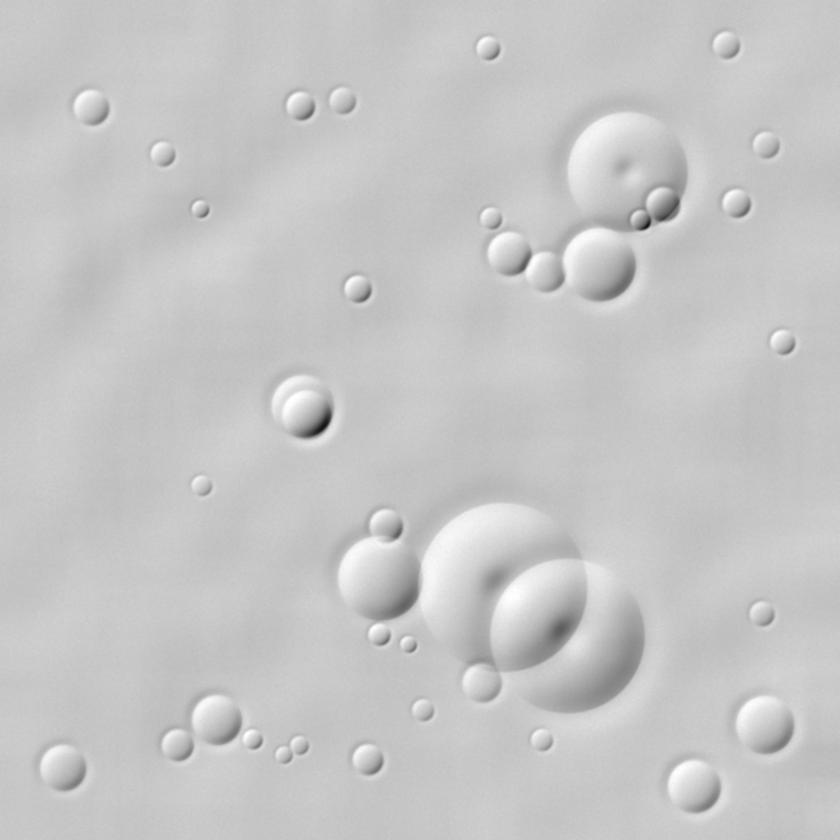
#> input picture data/benchmark/suite_a_intra_sensor/pair_01_baseline_same_sun/image_1.png, 840 x 840 px, shrunk from 1024 x 1024 before the run
$ python -i normalizer.py   (imports and definitions only)
#> lines starting #> are read from the running program, lines starting #| are printed output that depends on the picture
#> further down, picture is the input picture: shape (840, 840, 3); min 19, max 255, mean 198.2
"""
Image Preprocessing & Normalization Module for Lunar Imagery (SIH26166).
Handles 8-bit/16-bit radiometric stretching, percentile clipping, denoising, valid pixel masking,
NaN/Inf handling, multi-band hyperspectral reduction, and modality-aware contrast normalization.
Strictly non-destructive: preserves original scientific arrays and tracks processing provenance.
"""

import os
import cv2
import numpy as np
from typing import Tuple, Optional, Dict, Any, List


class LunarPreprocessor:
    """Preprocesses optical and lunar raster imagery for robust feature extraction."""

    @staticmethod
    def sanitize_raster(
        image: np.ndarray,
        nan_replacement: Optional[float] = None
    ) -> Tuple[np.ndarray, Dict[str, Any]]:
        """
        Sanitizes raw scientific rasters by eliminating NaN and Inf values without mutating input.
        Returns a clean float32 copy and statistics on corrupted pixels.
        """
        if image is None or image.size == 0:
            raise ValueError("Input raster image is empty or None.")

        # Non-destructive copy
        img_clean = image.copy().astype(np.float32)

        # Multi-band reduction (e.g. IIRS 256-band hyperspectral cube)
        bands = 1
        if len(img_clean.shape) == 3:
            if img_clean.shape[2] > 4:  # Hyperspectral cube
                bands = img_clean.shape[2]
                # Select representative continuum bands (avoid deep water absorption noise)
                # Take robust mean across middle spectral bands (e.g. 50 to 180)
                mid_start = int(bands * 0.2)
                mid_end = int(bands * 0.8)
                img_clean = np.nanmean(img_clean[:, :, mid_start:mid_end], axis=2)
            elif img_clean.shape[2] in [3, 4]:
                # Standard BGR / BGRA
                img_clean = cv2.cvtColor(img_clean[:, :, :3].astype(np.uint8) if img_clean.dtype == np.uint8 else img_clean[:, :, :3], cv2.COLOR_BGR2GRAY).astype(np.float32)
#> img_clean: shape (840, 840) float32

        nan_mask = np.isnan(img_clean)
#> nan_mask: shape (840, 840) bool; every value is 0
        inf_mask = np.isinf(img_clean)

        nan_count = int(np.sum(nan_mask))
#> nan_count = 0
        inf_count = int(np.sum(inf_mask))
#> inf_count = 0

        finite_mask = ~(nan_mask | inf_mask)
#> finite_mask: shape (840, 840) bool; every value is 1
        if np.any(finite_mask):
            finite_vals = img_clean[finite_mask]
            min_val = float(np.min(finite_vals))
#> min_val = 19
            max_val = float(np.max(finite_vals))
#> max_val = 255
            med_val = float(np.median(finite_vals)) if nan_replacement is None else nan_replacement
#> med_val = 199
        else:
            min_val, max_val, med_val = 0.0, 0.0, 0.0

        # Replace invalid pixels
        if nan_count > 0:
            img_clean[nan_mask] = med_val
        if inf_count > 0:
            img_clean[img_clean == np.inf] = max_val
            img_clean[img_clean == -np.inf] = min_val

        diag = {
            "original_shape": list(image.shape),
            "sanitized_shape": list(img_clean.shape),
            "bands_processed": bands,
            "nan_pixels_fixed": nan_count,
            "inf_pixels_fixed": inf_count,
            "finite_min": min_val,
            "finite_max": max_val
        }
#> diag = {'original_shape': [840, 840, 3], 'sanitized_shape': [840, 840], 'bands_processed': 1, 'nan_pixels_fixed': 0, 'inf_pixels_fixed': 0, 'finite_min': 19, 'finite_max': 255}

        return img_clean, diag

    @staticmethod
    def normalize_radiometry(
        image: np.ndarray,
        lower_percentile: float = 2.0,
        upper_percentile: float = 98.0
    ) -> Tuple[np.ndarray, Dict[str, Any]]:
        """
        Normalizes dynamic range via percentile stretching.
        Handles native 16-bit (PDS4 raw), 32-bit float, and 8-bit images.
        Returns normalized 8-bit [0, 255] grayscale image and stretch metadata.
        """
        if image is None or image.size == 0:
            raise ValueError("Input image is empty or invalid.")

        # 1. Sanitize NaN/Inf first
        sanitized, s_diag = LunarPreprocessor.sanitize_raster(image)
#> s_diag has the same summary as diag in sanitize_raster

        # 2. Extract valid pixels excluding background zeros
        valid_mask = sanitized > 0
        if np.sum(valid_mask) > 100:
            valid_pixels = sanitized[valid_mask]
        else:
            valid_pixels = sanitized.flatten()

        p_low = float(np.percentile(valid_pixels, lower_percentile))
#> p_low = 164
        p_high = float(np.percentile(valid_pixels, upper_percentile))
#> p_high = 226

        if p_high - p_low < 1e-5:
            norm = np.zeros_like(sanitized, dtype=np.uint8)
        else:
            clipped = np.clip(sanitized, p_low, p_high)
            norm = ((clipped - p_low) / (p_high - p_low) * 255.0).astype(np.uint8)
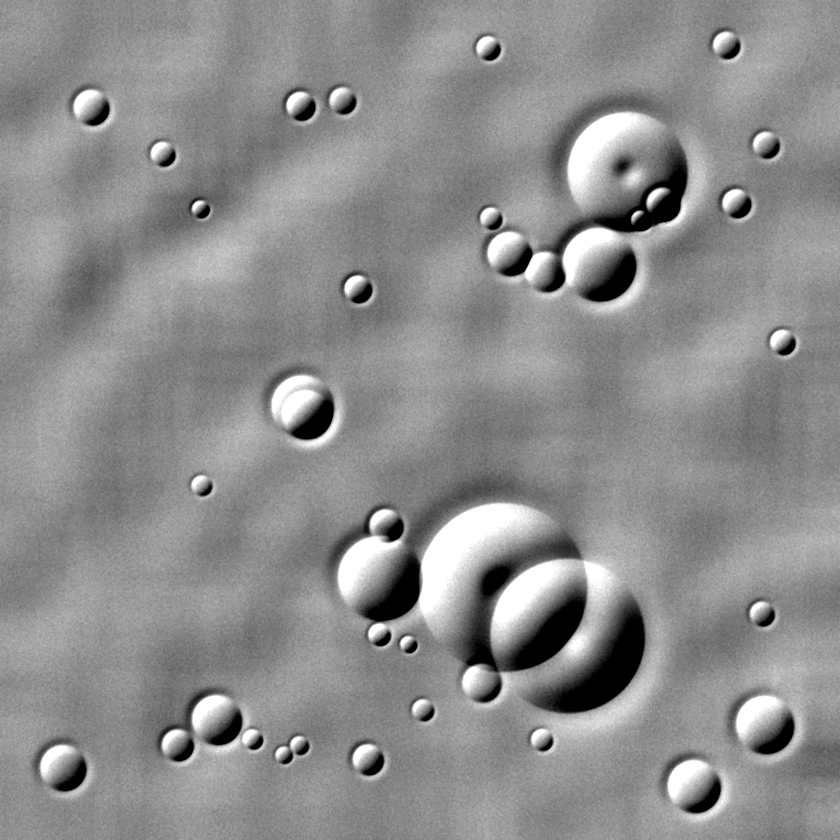
#> norm: shape (840, 840); min 0, max 255, mean 140.9

        stats = {
            "original_dtype": str(image.dtype),
            "original_min": float(sanitized.min()),
            "original_max": float(sanitized.max()),
            "original_mean": float(sanitized.mean()),
            "original_std": float(sanitized.std()),
            "p_low": p_low,
            "p_high": p_high,
            "width": int(norm.shape[1]),
            "height": int(norm.shape[0]),
            "sanitization": s_diag
        }

        return norm, stats

    @staticmethod
    def modality_aware_preprocess(
        image: np.ndarray,
        instrument: str = "GENERIC",
        apply_denoise: bool = True
    ) -> Tuple[np.ndarray, Dict[str, Any]]:
        """
        Applies instrument-specific non-destructive radiometric conditioning:
        - OHRC: High-resolution texture preservation + mild edge-preserving bilateral filter.
        - TMC-2: Stereo contrast normalization + gradient equalization.
        - IIRS: Hyperspectral SWIR continuum reduction + local contrast expansion.
        """
        norm_img, stats = LunarPreprocessor.normalize_radiometry(image)
#> stats = 10 items

        inst_upper = instrument.upper()
        diag: Dict[str, Any] = {"base_stats": stats, "instrument": instrument}

        if "OHRC" in inst_upper:
            # High-resolution panchromatic: gentle bilateral filter to reduce detector read noise
            # while preserving sharp boulder and crater rim edges
            if apply_denoise:
                processed = cv2.bilateralFilter(norm_img, d=5, sigmaColor=20, sigmaSpace=20)
                diag["conditioning"] = "Bilateral edge-preserving filter (OHRC high-frequency mode)"
            else:
                processed = norm_img
                diag["conditioning"] = "Direct normalized radiometric stretch"

        elif "TMC" in inst_upper:
            # Stereo triplet panchromatic: apply Adaptive Histogram Equalization (CLAHE)
            # to balance illumination differences across stereo pitch angles (+26, 0, -26 deg)
            clahe = cv2.createCLAHE(clipLimit=2.0, tileGridSize=(8, 8))
            processed = clahe.apply(norm_img)
            diag["conditioning"] = "CLAHE stereo contrast balancing (TMC-2 mode)"

        elif "IIRS" in inst_upper:
            # Hyperspectral SWIR: apply median filter to suppress spatial dead-pixel stripes,
            # followed by contrast expansion
            med_filtered = cv2.medianBlur(norm_img, 3)
            clahe = cv2.createCLAHE(clipLimit=2.5, tileGridSize=(8, 8))
            processed = clahe.apply(med_filtered)
            diag["conditioning"] = "Dead-pixel median suppression + CLAHE (IIRS SWIR mode)"

        else:
            processed = norm_img
            diag["conditioning"] = "Standard percentile radiometric normalization"

        return processed, diag

    # [42 lines left out: functions create_valid_mask, denoise_image, not called in this run]

>>> import cv2
>>> picture = cv2.imread('../../data/benchmark/suite_a_intra_sensor/pair_01_baseline_same_sun/image_1.png')
>>> result = LunarPreprocessor().modality_aware_preprocess(picture)

$ run again, on data/benchmark/suite_a_intra_sensor/pair_01_baseline_same_sun/image_2.png
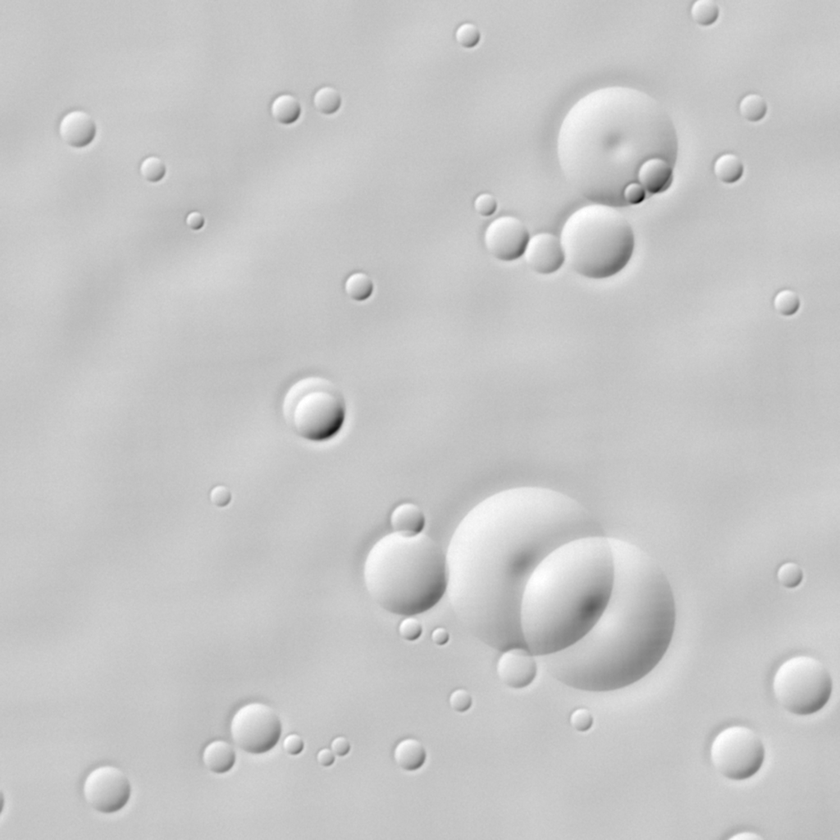
#> input picture data/benchmark/suite_a_intra_sensor/pair_01_baseline_same_sun/image_2.png, 840 x 840 px, shrunk from 1024 x 1024 before the run
#> picture is the input picture: shape (840, 840, 3); min 10, max 255, mean 198.2
#> nan_mask: shape (840, 840) bool; every value is 0
#> nan_count = 0
#> finite_mask: shape (840, 840) bool; every value is 1
#> min_val = 10
#> max_val = 255
#> med_val = 199
#> diag = {'original_shape': [840, 840, 3], 'sanitized_shape': [840, 840], 'bands_processed': 1, 'nan_pixels_fixed': 0, 'inf_pixels_fixed': 0, 'finite_min': 10, 'finite_max': 255}
#> s_diag has the same summary as diag in sanitize_raster
#> p_low = 163
#> p_high = 227
#> in normalize_radiometry, `norm = ((clipped - p_low) / (p_high - p_low) * 255.0).astype(np.uint8)`:
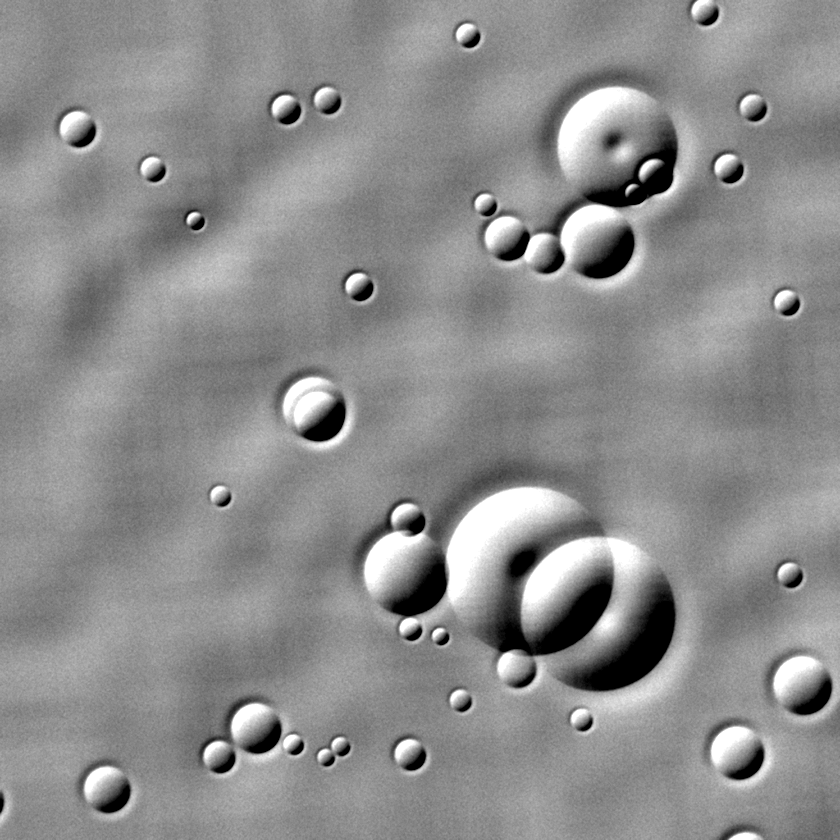
#> norm: shape (840, 840); min 0, max 255, mean 140.7
#> stats = 10 items
